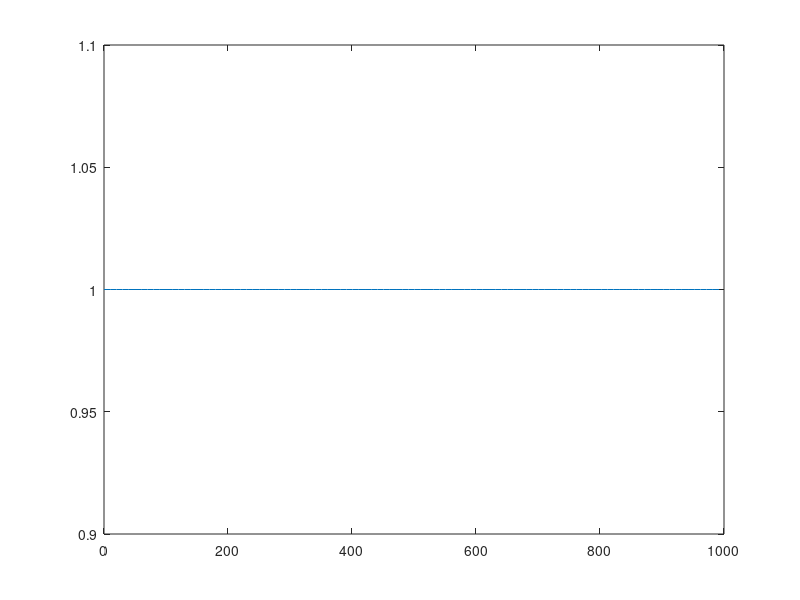

The MATLAB source for this figure: (Note: this script raises an error after producing the figure.)
x = round(linspace(0, 992, 100)); % Rango de graficacion
%logaritmo = log(x);
%lineal = x;
%nlogn = x.*log(x);
%cuadratica = x.^2;
%cubica = x.^3;
exponencial = 2.^x;
fact = factorial(x);
plot(x, ones(size(x))*1);

% Iniciar una vista de graficacion
figure;
%plot(vector_x, vector_y)
plot(x, logaritmo);
hold; % Para graficar mas de una funcion

plot(x, lineal);
plot(x, nlogn);
plot(x, cuadratica);
plot(x, cubica);
plot(x, exponencial);

plot(x, fact);
xlabel('n'); % Etiqueta del eje x
ylabel('f(n)'); % Etiqueta del eje y
legend('2^n', 'n!'); % Titulo de las graficas